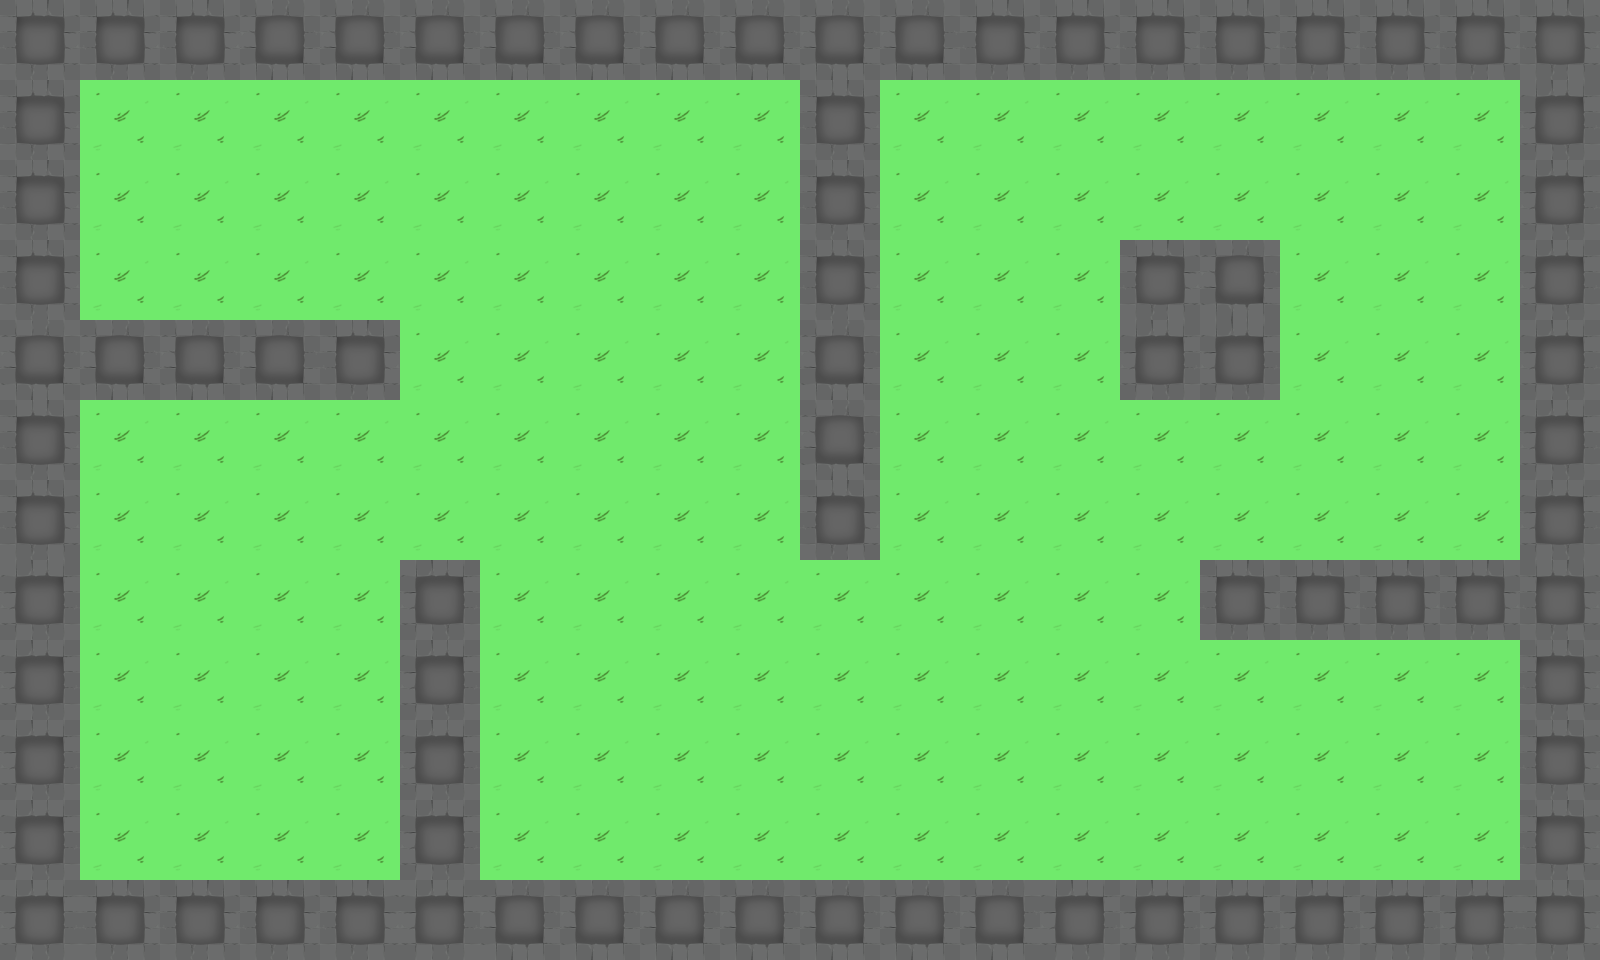

The image is a tile-based game level rendered from a .tmx file. Its description and source (layers, tilesets, objects; grid data summarised) follow:
An orthogonal 20x12 tile map with 80x80 px tiles, 2 tile layers (Tile Layer 1, Objects).

<map version="1.2" tiledversion="1.2.1" orientation="orthogonal" renderorder="right-down" width="20" height="12" tilewidth="80" tileheight="80" infinite="0" nextlayerid="3" nextobjectid="1">
 <tileset firstgid="1" source="ts1.tsx" />
 <layer id="1" name="Tile Layer 1" width="20" height="12">
  <data>[240 cells, 240 non-empty, 1 distinct tile ids]</data>
 </layer>
 <layer id="2" name="Objects" width="20" height="12">
  <properties>
   <property name="blocked" value="true" />
  </properties>
  <data>[240 cells, 82 non-empty, 3 distinct tile ids]</data>
 </layer>
</map>